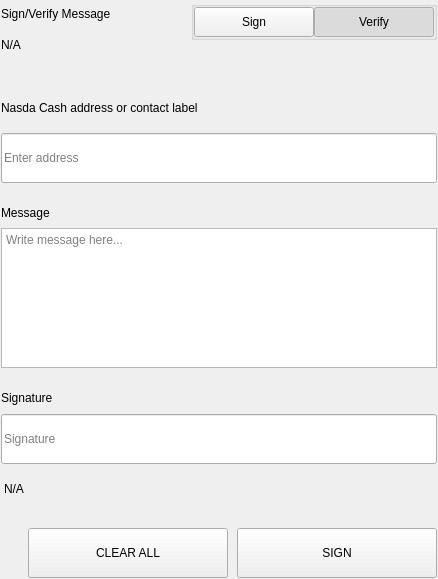
<?xml version="1.0" encoding="UTF-8"?>
<ui version="4.0">
 <class>SettingsSignMessageWidgets</class>
 <widget class="QWidget" name="SettingsSignMessageWidgets">
  <property name="geometry">
   <rect>
    <x>0</x>
    <y>0</y>
    <width>438</width>
    <height>579</height>
   </rect>
  </property>
  <property name="windowTitle">
   <string>Form</string>
  </property>
  <layout class="QVBoxLayout" name="verticalLayout">
   <property name="spacing">
    <number>0</number>
   </property>
   <property name="leftMargin">
    <number>0</number>
   </property>
   <property name="topMargin">
    <number>0</number>
   </property>
   <property name="rightMargin">
    <number>0</number>
   </property>
   <property name="bottomMargin">
    <number>0</number>
   </property>
   <item>
    <widget class="QWidget" name="left" native="true">
     <layout class="QVBoxLayout" name="verticalLayout_3">
      <property name="leftMargin">
       <number>0</number>
      </property>
      <property name="topMargin">
       <number>0</number>
      </property>
      <property name="rightMargin">
       <number>0</number>
      </property>
      <property name="bottomMargin">
       <number>0</number>
      </property>
      <item>
       <widget class="QWidget" name="container_sign" native="true">
        <layout class="QVBoxLayout" name="verticalLayout_2">
         <property name="spacing">
          <number>0</number>
         </property>
         <property name="leftMargin">
          <number>1</number>
         </property>
         <property name="topMargin">
          <number>1</number>
         </property>
         <property name="rightMargin">
          <number>1</number>
         </property>
         <property name="bottomMargin">
          <number>1</number>
         </property>
         <item>
          <layout class="QHBoxLayout" name="horizontalLayout_3" stretch="3,1">
           <property name="spacing">
            <number>40</number>
           </property>
           <item>
            <layout class="QVBoxLayout" name="verticalLayoutTitle">
             <property name="spacing">
              <number>5</number>
             </property>
             <item>
              <widget class="QLabel" name="labelTitle">
               <property name="text">
                <string>Sign/Verify Message</string>
               </property>
              </widget>
             </item>
             <item>
              <widget class="QLabel" name="labelSubtitle1">
               <property name="text">
                <string notr="true">N/A</string>
               </property>
               <property name="wordWrap">
                <bool>true</bool>
               </property>
              </widget>
             </item>
            </layout>
           </item>
           <item alignment="Qt::AlignRight|Qt::AlignTop">
            <widget class="QWidget" name="containerSwitch" native="true">
             <property name="styleSheet">
              <string notr="true">#containerSwitch{
	padding-top:9px;
}</string>
             </property>
             <layout class="QVBoxLayout" name="verticalLayout_6">
              <property name="spacing">
               <number>4</number>
              </property>
              <property name="leftMargin">
               <number>0</number>
              </property>
              <property name="topMargin">
               <number>0</number>
              </property>
              <property name="rightMargin">
               <number>0</number>
              </property>
              <property name="bottomMargin">
               <number>0</number>
              </property>
              <item alignment="Qt::AlignRight">
               <widget class="QGroupBox" name="groupBox">
                <property name="sizePolicy">
                 <sizepolicy hsizetype="Fixed" vsizetype="Preferred">
                  <horstretch>0</horstretch>
                  <verstretch>0</verstretch>
                 </sizepolicy>
                </property>
                <property name="title">
                 <string/>
                </property>
                <property name="alignment">
                 <set>Qt::AlignRight|Qt::AlignTop|Qt::AlignTrailing</set>
                </property>
                <layout class="QHBoxLayout" name="horizontalLayout_4">
                 <property name="spacing">
                  <number>0</number>
                 </property>
                 <property name="leftMargin">
                  <number>0</number>
                 </property>
                 <property name="topMargin">
                  <number>0</number>
                 </property>
                 <property name="rightMargin">
                  <number>0</number>
                 </property>
                 <property name="bottomMargin">
                  <number>0</number>
                 </property>
                 <item>
                  <widget class="QPushButton" name="pushSign">
                   <property name="minimumSize">
                    <size>
                     <width>120</width>
                     <height>30</height>
                    </size>
                   </property>
                   <property name="maximumSize">
                    <size>
                     <width>120</width>
                     <height>30</height>
                    </size>
                   </property>
                   <property name="focusPolicy">
                    <enum>Qt::NoFocus</enum>
                   </property>
                   <property name="text">
                    <string>Sign</string>
                   </property>
                   <property name="checkable">
                    <bool>true</bool>
                   </property>
                   <property name="autoExclusive">
                    <bool>true</bool>
                   </property>
                  </widget>
                 </item>
                 <item>
                  <widget class="QPushButton" name="pushVerify">
                   <property name="minimumSize">
                    <size>
                     <width>120</width>
                     <height>30</height>
                    </size>
                   </property>
                   <property name="maximumSize">
                    <size>
                     <width>120</width>
                     <height>30</height>
                    </size>
                   </property>
                   <property name="focusPolicy">
                    <enum>Qt::NoFocus</enum>
                   </property>
                   <property name="text">
                    <string>Verify</string>
                   </property>
                   <property name="checkable">
                    <bool>true</bool>
                   </property>
                   <property name="checked">
                    <bool>true</bool>
                   </property>
                   <property name="autoExclusive">
                    <bool>true</bool>
                   </property>
                  </widget>
                 </item>
                </layout>
               </widget>
              </item>
              <item alignment="Qt::AlignHCenter|Qt::AlignTop">
               <widget class="QLabel" name="labelSubtitleSwitch">
                <property name="text">
                 <string/>
                </property>
                <property name="alignment">
                 <set>Qt::AlignRight|Qt::AlignTrailing|Qt::AlignVCenter</set>
                </property>
               </widget>
              </item>
             </layout>
            </widget>
           </item>
          </layout>
         </item>
         <item>
          <spacer name="verticalSpacer_2">
           <property name="orientation">
            <enum>Qt::Vertical</enum>
           </property>
           <property name="sizeType">
            <enum>QSizePolicy::Fixed</enum>
           </property>
           <property name="sizeHint" stdset="0">
            <size>
             <width>20</width>
             <height>40</height>
            </size>
           </property>
          </spacer>
         </item>
         <item>
          <widget class="QWidget" name="containerAddress" native="true">
           <property name="sizePolicy">
            <sizepolicy hsizetype="Preferred" vsizetype="Fixed">
             <horstretch>0</horstretch>
             <verstretch>0</verstretch>
            </sizepolicy>
           </property>
           <layout class="QVBoxLayout" name="verticalLayout_5" stretch="0,0">
            <property name="spacing">
             <number>15</number>
            </property>
            <property name="leftMargin">
             <number>0</number>
            </property>
            <property name="topMargin">
             <number>0</number>
            </property>
            <property name="rightMargin">
             <number>0</number>
            </property>
            <property name="bottomMargin">
             <number>0</number>
            </property>
            <item>
             <widget class="QLabel" name="labelSubtitleAddress">
              <property name="minimumSize">
               <size>
                <width>0</width>
                <height>20</height>
               </size>
              </property>
              <property name="maximumSize">
               <size>
                <width>16777215</width>
                <height>20</height>
               </size>
              </property>
              <property name="text">
               <string>Nasda Cash address or contact label</string>
              </property>
             </widget>
            </item>
            <item>
             <widget class="QLineEdit" name="addressIn_SM">
              <property name="minimumSize">
               <size>
                <width>0</width>
                <height>50</height>
               </size>
              </property>
              <property name="maximumSize">
               <size>
                <width>16777215</width>
                <height>50</height>
               </size>
              </property>
              <property name="placeholderText">
               <string>Enter address</string>
              </property>
             </widget>
            </item>
           </layout>
          </widget>
         </item>
         <item>
          <spacer name="verticalSpacer_3">
           <property name="orientation">
            <enum>Qt::Vertical</enum>
           </property>
           <property name="sizeType">
            <enum>QSizePolicy::Fixed</enum>
           </property>
           <property name="sizeHint" stdset="0">
            <size>
             <width>20</width>
             <height>20</height>
            </size>
           </property>
          </spacer>
         </item>
         <item>
          <layout class="QVBoxLayout" name="verticalLayout_9">
           <property name="spacing">
            <number>5</number>
           </property>
           <item>
            <widget class="QLabel" name="labelSubtitleMessage">
             <property name="minimumSize">
              <size>
               <width>0</width>
               <height>20</height>
              </size>
             </property>
             <property name="maximumSize">
              <size>
               <width>16777215</width>
               <height>20</height>
              </size>
             </property>
             <property name="text">
              <string>Message</string>
             </property>
            </widget>
           </item>
           <item>
            <widget class="QPlainTextEdit" name="messageIn_SM">
             <property name="minimumSize">
              <size>
               <width>0</width>
               <height>140</height>
              </size>
             </property>
             <property name="maximumSize">
              <size>
               <width>16777215</width>
               <height>140</height>
              </size>
             </property>
             <property name="placeholderText">
              <string>Write message here...</string>
             </property>
            </widget>
           </item>
          </layout>
         </item>
         <item>
          <spacer name="verticalSpacer_4">
           <property name="orientation">
            <enum>Qt::Vertical</enum>
           </property>
           <property name="sizeType">
            <enum>QSizePolicy::Fixed</enum>
           </property>
           <property name="sizeHint" stdset="0">
            <size>
             <width>20</width>
             <height>20</height>
            </size>
           </property>
          </spacer>
         </item>
         <item>
          <widget class="QWidget" name="widget" native="true">
           <property name="minimumSize">
            <size>
             <width>0</width>
             <height>75</height>
            </size>
           </property>
           <property name="maximumSize">
            <size>
             <width>16777215</width>
             <height>16777215</height>
            </size>
           </property>
           <layout class="QVBoxLayout" name="verticalLayout_4">
            <property name="leftMargin">
             <number>0</number>
            </property>
            <property name="topMargin">
             <number>0</number>
            </property>
            <property name="rightMargin">
             <number>0</number>
            </property>
            <property name="bottomMargin">
             <number>0</number>
            </property>
            <item>
             <widget class="QLabel" name="labelSubtitleSignature">
              <property name="minimumSize">
               <size>
                <width>0</width>
                <height>20</height>
               </size>
              </property>
              <property name="maximumSize">
               <size>
                <width>16777215</width>
                <height>20</height>
               </size>
              </property>
              <property name="text">
               <string>Signature</string>
              </property>
             </widget>
            </item>
            <item>
             <widget class="QLineEdit" name="signatureOut_SM">
              <property name="minimumSize">
               <size>
                <width>0</width>
                <height>50</height>
               </size>
              </property>
              <property name="placeholderText">
               <string>Signature</string>
              </property>
             </widget>
            </item>
           </layout>
          </widget>
         </item>
         <item>
          <widget class="QLabel" name="statusLabel_SM">
           <property name="styleSheet">
            <string notr="true">padding-top:5px;</string>
           </property>
           <property name="text">
            <string notr="true">N/A</string>
           </property>
          </widget>
         </item>
         <item>
          <spacer name="verticalSpacer">
           <property name="orientation">
            <enum>Qt::Vertical</enum>
           </property>
           <property name="sizeType">
            <enum>QSizePolicy::Fixed</enum>
           </property>
           <property name="sizeHint" stdset="0">
            <size>
             <width>20</width>
             <height>20</height>
            </size>
           </property>
          </spacer>
         </item>
         <item>
          <layout class="QHBoxLayout" name="horizontalLayout_7">
           <property name="spacing">
            <number>9</number>
           </property>
           <item>
            <spacer name="horizontalSpacer_5">
             <property name="orientation">
              <enum>Qt::Horizontal</enum>
             </property>
             <property name="sizeType">
              <enum>QSizePolicy::Expanding</enum>
             </property>
             <property name="sizeHint" stdset="0">
              <size>
               <width>40</width>
               <height>20</height>
              </size>
             </property>
            </spacer>
           </item>
           <item>
            <widget class="QPushButton" name="pushButtonClear">
             <property name="minimumSize">
              <size>
               <width>200</width>
               <height>50</height>
              </size>
             </property>
             <property name="focusPolicy">
              <enum>Qt::NoFocus</enum>
             </property>
             <property name="text">
              <string>CLEAR ALL</string>
             </property>
            </widget>
           </item>
           <item>
            <widget class="QPushButton" name="pushButtonSave">
             <property name="minimumSize">
              <size>
               <width>200</width>
               <height>50</height>
              </size>
             </property>
             <property name="maximumSize">
              <size>
               <width>200</width>
               <height>50</height>
              </size>
             </property>
             <property name="focusPolicy">
              <enum>Qt::NoFocus</enum>
             </property>
             <property name="text">
              <string>SIGN</string>
             </property>
            </widget>
           </item>
          </layout>
         </item>
        </layout>
       </widget>
      </item>
     </layout>
    </widget>
   </item>
  </layout>
 </widget>
 <resources/>
 <connections/>
</ui>
